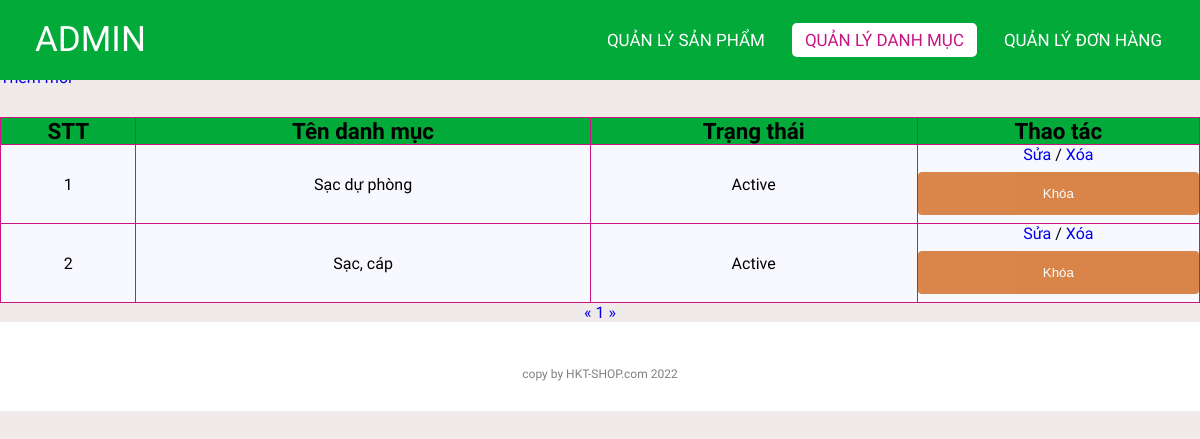
Page /admin/categoriesList.php (signed in) on the earlier database version.
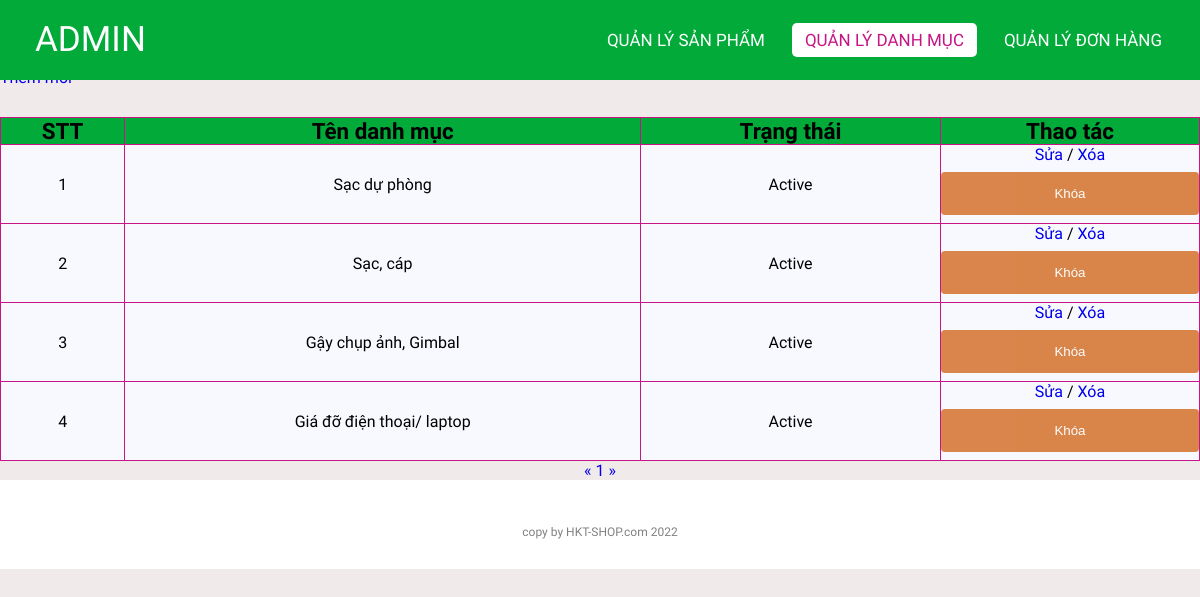
Same page on the later database version.
### tables this page shows
CREATE TABLE `categories` (
  `id` int(11) NOT NULL,
  `name` varchar(255) NOT NULL,
  `status` tinyint(4) NOT NULL DEFAULT 1
);

### lib/database.php (called while the page is built, shortened)
<?php
class Database extends PDO
{
  public $host   = DB_HOST;
  public $user   = DB_USER;
  public $pass   = DB_PASS;
  public $dbname = DB_NAME;
  public $link;
  private function connectDB()
  {
    $this->link = new mysqli(
      $this->host,
      $this->user,
      $this->pass,
      $this->dbname
    );
  }
  public function select($query)
  {
    $result = $this->link->query($query);
    if ($result->num_rows > 0) {
      return $result;
    } else {
      return false;
    }
  }
}

### classes/categories.php (called while the page is built, shortened)
<?php
$filepath = realpath(dirname(__FILE__));
include_once($filepath . '/../lib/database.php');
?>
<?php
class categories
{
    private $db;
    public function __construct()
    {
        $this->db = new Database();
    }
    public function getAllAdmin($page = 1, $total = 8)
    {
        $tmp = ($page - 1) * $total;
        $query = "SELECT * FROM categories limit $tmp,$total";
        $result = $this->db->select($query);
        return $result;
    }
    public function getCountPaging($row = 8)
    {
        $query = "SELECT COUNT(*) FROM categories";
        $mysqli_result = $this->db->select($query);
        if ($mysqli_result) {
            $totalrow = intval((mysqli_fetch_all($mysqli_result, MYSQLI_ASSOC)[0])['COUNT(*)']);
            $result = ceil($totalrow / $row);
            return $result;
        }
        return false;
    }
}
?>

### admin/categoriesList.php (the view, shortened to what this page needs)
<?php
include '../classes/categories.php';
$categories = new categories();
$list = $categories->getAllAdmin((isset($_GET['page']) ? $_GET['page'] : 1));
$pageCount = $categories->getCountPaging();
?>
<!DOCTYPE html>
<html lang="en">
<head>
    <link rel="stylesheet" href="./css/style.css">
    <link rel="stylesheet" href="https://cdnjs.cloudflare.com/ajax/libs/font-awesome/5.15.4/css/all.min.css">
</head>
<body>
    <nav>
        <label class="logo">ADMIN</label>
        <ul>
            <li><a href="productlist.php" >Quản lý Sản phẩm</a></li>
            <li><a href="categoriesList.php" class="active">Quản lý danh mục</a></li>
            <li><a href="orderlist.php" id="order">Quản lý Đơn hàng</a></li>
        </ul>
    </nav>
    <div class="title">
        <h1>Danh sách danh mục</h1>
    </div>
    <div class="addNew">
        <a href="add_category.php">Thêm mới</a>
    </div>
    <div class="container">
        <?php $count = 1;
        if ($list) { ?>
            <table class="list">
                <tr>
                    <th>STT</th>
                    <th>Tên danh mục</th>
                    <th>Trạng thái</th>
                    <th>Thao tác</th>
                </tr>
                <?php foreach ($list as $key => $value) { ?>
                    <tr>
                        <td><?= $count++ ?></td>
                        <td><?= $value['name'] ?></td>
                        <td><?= ($value['status']) ? "Active" : "Block" ?></td>
                        <td>
                            <a href="edit_category.php?id=<?= $value['id'] ?>">Sửa </a>
                            <span> / </span>
                            <a href="delete_category.php?id=<?= $value['id'] ?>"> Xóa</a>
                            <?php
                            if ($value['status']) { ?>
                                <form action="categoriesList.php" method="post">
                                    <input type="submit" value="Khóa" name="block">
                                </form>
                            <?php } ?>
                        </td>
                    </tr>
                <?php } ?>
            </table>
        <?php } else { ?>
            <h3>Chưa có danh mục nào...</h3>
        <?php } ?>
        <div class="pagination">
            <a href="categoriesList.php?page=<?= (isset($_GET['page'])) ? (($_GET['page'] <= 1) ? 1 : $_GET['page'] - 1) : 1 ?>">&laquo;</a>
            <?php
            for ($i = 1; $i <= $pageCount; $i++) {
                if (isset($_GET['page'])) {
                    if ($i == $_GET['page']) { ?>
                        <a class="active" href="categoriesList.php?page=<?= $i ?>"><?= $i ?></a>
                    <?php } else { ?>
                        <a href="categoriesList.php?page=<?= $i ?>"><?= $i ?></a>
                    <?php  }
                } else { ?>
                    <a href="categoriesList.php?page=<?= $i ?>"><?= $i ?></a>
                <?php  } ?>
            <?php }
            ?>
            <a href="categoriesList.php?page=<?= (isset($_GET['page'])) ? $_GET['page'] + 1 : 2 ?>">&raquo;</a>
        </div>
    </div>
    <footer>
        <p class="copyright">copy by HKT-SHOP.com 2022</p>
    </footer>
</body>
</html>

### admin/css/style.css (style rules this page uses)
:root { --color-primary: #01aa39; --bg-primary: rgb(240, 234, 234); }
* { padding: 0; margin: 0; text-decoration: none; list-style: none; box-sizing: border-box; }
body { font-family: Mitr; background: rgb(240, 234, 234); }
nav { top: 0; position: fixed; background: var(--color-primary); height: 80px; width: 100%; }
label.logo { color: white; font-size: 35px; line-height: 80px; padding: 0 35px; }
nav ul { float: right; margin-right: 20px; }
nav ul li { display: inline-block; line-height: 80px; margin: 0 5px; }
nav ul li a { color: white; font-size: 17px; padding: 7px 13px; border-radius: 3px; text-transform: uppercase; border-radius: 5px; transition: 0.5s; }
.active, a:hover { background-color: white; color: mediumvioletred; }
.container { margin-top: 30px; height: auto; }
.addNew { margin-top: 30px; }
.title { background-color: white; }
footer { padding: 30px 0; background-color:white; }
footer .copyright { margin-top: 15px; text-align: center; font-size: 12px; color: gray; }
.list { width: 100%; background-color: ghostwhite; padding: 10px; border-collapse: collapse; }
th { background-color: var(--color-primary); border: 1px solid mediumvioletred; font-size: 1.4rem; }
td { border: 1px solid mediumvioletred; text-align: center; }
input[type=submit] { width: 100%; background-color: var(--color-primary); color: white; padding: 14px 20px; margin: 8px 0; border: none; border-radius: 4px; cursor: pointer; opacity: 0.8; }
input[name=block] { background-color: chocolate !important; z-index: 0; }
.pagination { text-align: center; }

Differences in the rows shown:
added categories: name "Gậy chụp ảnh, Gimbal", status "Active"
added categories: name "Giá đỡ điện thoại/ laptop", status "Active"
